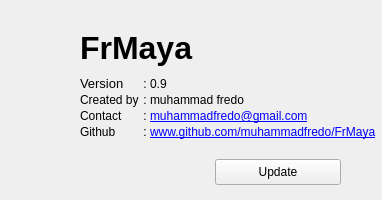
<?xml version="1.0" encoding="UTF-8"?>
<ui version="4.0">
 <class>About</class>
 <widget class="QWidget" name="About">
  <property name="geometry">
   <rect>
    <x>0</x>
    <y>0</y>
    <width>370</width>
    <height>200</height>
   </rect>
  </property>
  <property name="windowTitle">
   <string/>
  </property>
  <layout class="QHBoxLayout" name="horizontalLayout_6">
   <property name="spacing">
    <number>0</number>
   </property>
   <property name="leftMargin">
    <number>0</number>
   </property>
   <property name="topMargin">
    <number>0</number>
   </property>
   <property name="rightMargin">
    <number>6</number>
   </property>
   <property name="bottomMargin">
    <number>0</number>
   </property>
   <item>
    <spacer name="horizontalSpacer">
     <property name="orientation">
      <enum>Qt::Horizontal</enum>
     </property>
     <property name="sizeType">
      <enum>QSizePolicy::Fixed</enum>
     </property>
     <property name="sizeHint" stdset="0">
      <size>
       <width>80</width>
       <height>20</height>
      </size>
     </property>
    </spacer>
   </item>
   <item>
    <layout class="QVBoxLayout" name="verticalLayout">
     <property name="spacing">
      <number>0</number>
     </property>
     <item>
      <spacer name="verticalSpacer">
       <property name="orientation">
        <enum>Qt::Vertical</enum>
       </property>
       <property name="sizeType">
        <enum>QSizePolicy::Fixed</enum>
       </property>
       <property name="sizeHint" stdset="0">
        <size>
         <width>20</width>
         <height>20</height>
        </size>
       </property>
      </spacer>
     </item>
     <item>
      <widget class="QLabel" name="label">
       <property name="font">
        <font>
         <family>Khmer UI</family>
         <pointsize>24</pointsize>
         <weight>75</weight>
         <bold>true</bold>
         <kerning>true</kerning>
        </font>
       </property>
       <property name="text">
        <string>FrMaya</string>
       </property>
       <property name="alignment">
        <set>Qt::AlignLeading|Qt::AlignLeft|Qt::AlignVCenter</set>
       </property>
      </widget>
     </item>
     <item>
      <layout class="QGridLayout" name="gridLayout" columnminimumwidth="60,10,210">
       <property name="horizontalSpacing">
        <number>0</number>
       </property>
       <property name="verticalSpacing">
        <number>2</number>
       </property>
       <item row="1" column="2">
        <widget class="QLabel" name="label_5">
         <property name="text">
          <string>muhammad fredo</string>
         </property>
         <property name="textInteractionFlags">
          <set>Qt::LinksAccessibleByMouse|Qt::TextSelectableByMouse</set>
         </property>
        </widget>
       </item>
       <item row="2" column="0">
        <widget class="QLabel" name="label_3">
         <property name="text">
          <string>&lt;html&gt;&lt;head/&gt;&lt;body&gt;&lt;p&gt;Contact&lt;/p&gt;&lt;/body&gt;&lt;/html&gt;</string>
         </property>
         <property name="openExternalLinks">
          <bool>true</bool>
         </property>
         <property name="textInteractionFlags">
          <set>Qt::LinksAccessibleByMouse|Qt::TextSelectableByMouse</set>
         </property>
        </widget>
       </item>
       <item row="3" column="2">
        <widget class="QLabel" name="label_7">
         <property name="text">
          <string>&lt;html&gt;&lt;head/&gt;&lt;body&gt;&lt;p&gt;&lt;a href=&quot;https://github.com/muhammadfredo/FrMaya&quot;&gt;&lt;span style=&quot; text-decoration: underline; color:#0000ff;&quot;&gt;www.github.com/muhammadfredo/FrMaya&lt;/span&gt;&lt;/a&gt;&lt;/p&gt;&lt;/body&gt;&lt;/html&gt;</string>
         </property>
        </widget>
       </item>
       <item row="2" column="2">
        <widget class="QLabel" name="label_6">
         <property name="text">
          <string>&lt;html&gt;&lt;head/&gt;&lt;body&gt;&lt;p&gt;&lt;a href=&quot;mailto:muhammadfredo@gmail.com&quot;&gt;&lt;span style=&quot; text-decoration: underline; color:#0000ff;&quot;&gt;muhammadfredo@gmail.com&lt;/span&gt;&lt;/a&gt;&lt;/p&gt;&lt;/body&gt;&lt;/html&gt;</string>
         </property>
         <property name="openExternalLinks">
          <bool>true</bool>
         </property>
         <property name="textInteractionFlags">
          <set>Qt::LinksAccessibleByMouse|Qt::TextSelectableByMouse</set>
         </property>
        </widget>
       </item>
       <item row="3" column="0">
        <widget class="QLabel" name="label_4">
         <property name="inputMethodHints">
          <set>Qt::ImhUrlCharactersOnly</set>
         </property>
         <property name="text">
          <string>&lt;html&gt;&lt;head/&gt;&lt;body&gt;&lt;p&gt;Github&lt;/p&gt;&lt;/body&gt;&lt;/html&gt;</string>
         </property>
         <property name="openExternalLinks">
          <bool>true</bool>
         </property>
         <property name="textInteractionFlags">
          <set>Qt::LinksAccessibleByMouse|Qt::TextSelectableByMouse</set>
         </property>
        </widget>
       </item>
       <item row="0" column="0">
        <widget class="QLabel" name="version_lbl">
         <property name="font">
          <font>
           <pointsize>10</pointsize>
          </font>
         </property>
         <property name="text">
          <string>Version</string>
         </property>
        </widget>
       </item>
       <item row="0" column="2">
        <widget class="QLabel" name="versionNumb_lbl">
         <property name="text">
          <string>0.9</string>
         </property>
        </widget>
       </item>
       <item row="1" column="0">
        <widget class="QLabel" name="label_2">
         <property name="text">
          <string>Created by</string>
         </property>
        </widget>
       </item>
       <item row="0" column="1">
        <widget class="QLabel" name="label_8">
         <property name="text">
          <string>:</string>
         </property>
         <property name="alignment">
          <set>Qt::AlignCenter</set>
         </property>
        </widget>
       </item>
       <item row="1" column="1">
        <widget class="QLabel" name="label_9">
         <property name="text">
          <string>:</string>
         </property>
         <property name="alignment">
          <set>Qt::AlignCenter</set>
         </property>
        </widget>
       </item>
       <item row="2" column="1">
        <widget class="QLabel" name="label_10">
         <property name="text">
          <string>:</string>
         </property>
         <property name="alignment">
          <set>Qt::AlignCenter</set>
         </property>
        </widget>
       </item>
       <item row="3" column="1">
        <widget class="QLabel" name="label_11">
         <property name="text">
          <string>:</string>
         </property>
         <property name="alignment">
          <set>Qt::AlignCenter</set>
         </property>
        </widget>
       </item>
      </layout>
     </item>
     <item>
      <spacer name="verticalSpacer_2">
       <property name="orientation">
        <enum>Qt::Vertical</enum>
       </property>
       <property name="sizeType">
        <enum>QSizePolicy::Fixed</enum>
       </property>
       <property name="sizeHint" stdset="0">
        <size>
         <width>20</width>
         <height>20</height>
        </size>
       </property>
      </spacer>
     </item>
     <item>
      <layout class="QHBoxLayout" name="horizontalLayout">
       <item>
        <spacer name="horizontalSpacer_2">
         <property name="orientation">
          <enum>Qt::Horizontal</enum>
         </property>
         <property name="sizeType">
          <enum>QSizePolicy::Fixed</enum>
         </property>
         <property name="sizeHint" stdset="0">
          <size>
           <width>135</width>
           <height>20</height>
          </size>
         </property>
        </spacer>
       </item>
       <item>
        <widget class="QPushButton" name="update_btn">
         <property name="minimumSize">
          <size>
           <width>0</width>
           <height>26</height>
          </size>
         </property>
         <property name="text">
          <string>Update</string>
         </property>
        </widget>
       </item>
       <item>
        <spacer name="horizontalSpacer_3">
         <property name="orientation">
          <enum>Qt::Horizontal</enum>
         </property>
         <property name="sizeType">
          <enum>QSizePolicy::Fixed</enum>
         </property>
         <property name="sizeHint" stdset="0">
          <size>
           <width>35</width>
           <height>20</height>
          </size>
         </property>
        </spacer>
       </item>
      </layout>
     </item>
     <item>
      <spacer name="verticalSpacer_3">
       <property name="orientation">
        <enum>Qt::Vertical</enum>
       </property>
       <property name="sizeType">
        <enum>QSizePolicy::Fixed</enum>
       </property>
       <property name="sizeHint" stdset="0">
        <size>
         <width>20</width>
         <height>15</height>
        </size>
       </property>
      </spacer>
     </item>
    </layout>
   </item>
  </layout>
 </widget>
 <resources/>
 <connections/>
</ui>
